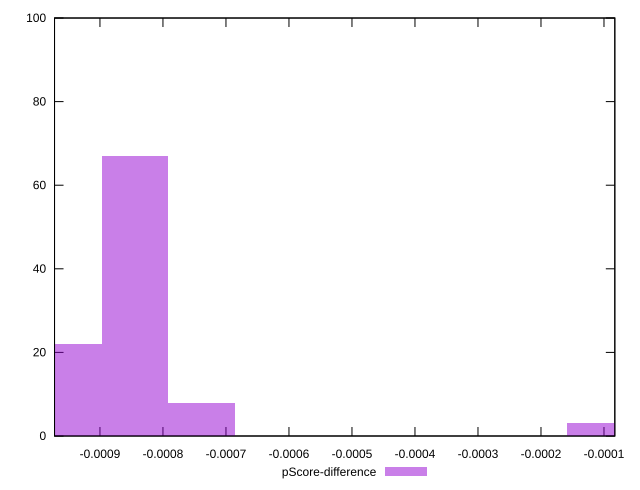

Source code (gnuplot):
reset

$pScoreDifference <<EOF
-0.0009499969673219137 22
-0.0008444417487305899 67
-0.0007388865301392662 8
-0.00010555521859132374 3
EOF

set key outside below
set boxwidth 0.00010555521859132374
set xrange [-0.0009720919198785705:-0.00008280083485057155]
set yrange [0:100]
set trange [0:100]
set style fill transparent solid 0.5 noborder
set terminal svg size 640, 490 enhanced background rgb 'white'
set output "reports/report_00031_2021-02-24T23-18-18.084Z/interactive/samples/agenda/pScore-difference/histogram.svg"

plot $pScoreDifference title "pScore-difference" with boxes

reset
